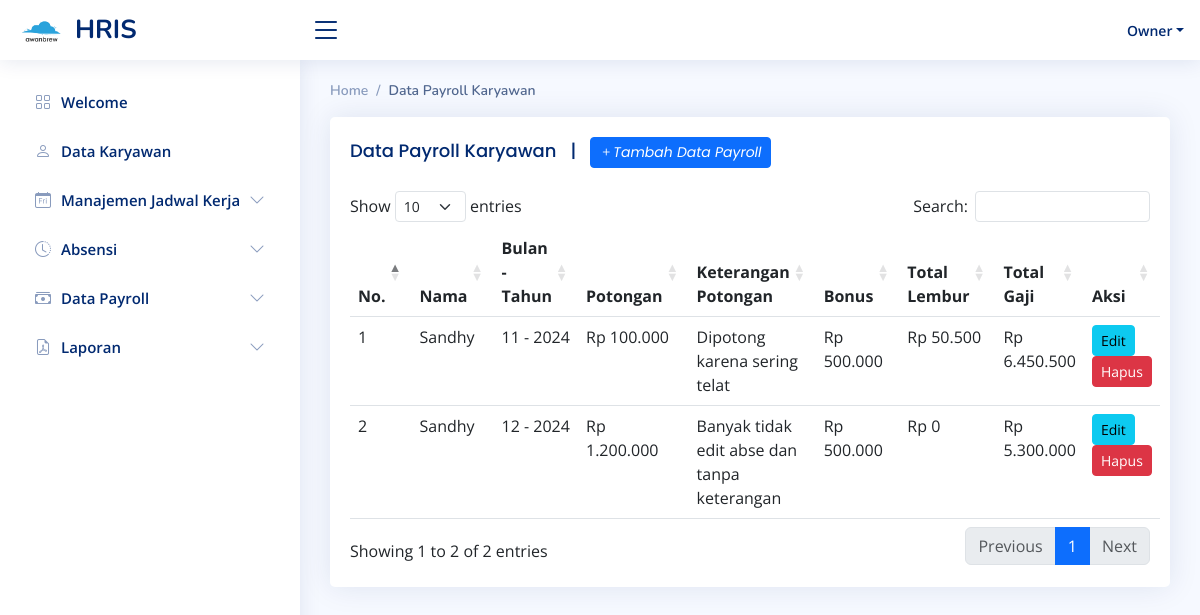
Screenshot of /?page=data_payroll (signed in) with the database file from the repository.
### tables this page shows
CREATE TABLE `tb_payroll` (
  `id` int(11) NOT NULL,
  `id_karyawan` varchar(255) NOT NULL,
  `bulan_payroll` varchar(255) NOT NULL,
  `tahun_payroll` varchar(255) NOT NULL,
  `potongan` varchar(255) NOT NULL,
  `keterangan_potongan` varchar(255) NOT NULL,
  `bonus` varchar(255) NOT NULL,
  `total_lembur` varchar(255) NOT NULL,
  `total` varchar(255) NOT NULL
);

CREATE TABLE `tb_user` (
  `id` int(11) NOT NULL,
  `name` varchar(255) NOT NULL,
  `password` varchar(255) NOT NULL,
  `role` varchar(255) DEFAULT NULL,
  `salary` varchar(255) DEFAULT NULL,
  `upah_lembur` varchar(255) DEFAULT NULL
);

### pages/data_payroll/data_payroll.php (the view, shortened to what this page needs)
<?php
include 'koneksi.php';
?>
<div class="pagetitle">
    <nav>
        <ol class="breadcrumb">
            <li class="breadcrumb-item">Home</li>
            <li class="breadcrumb-item active">Data Payroll Karyawan</li>
        </ol>
    </nav>
</div>
<section class="section">
    <div class="row">
        <div class="col-lg-12">
            <div class="card">
                <div class="card-body">
                    <h5 class="card-title">
                        Data Payroll Karyawan
                        <?php
                            if ($_SESSION['role'] == 'owner') {
                        ?>
                        &nbsp; | &nbsp;
                        <a href="index.php?page=tambah_data_payroll" class="btn btn-primary btn-sm"><i class="bi bi-plus">Tambah Data Payroll</i></a>
                        <?php
                            }
                        ?>
                    </h5>
                    <table class="table" id="datatable">
                        <thead>
                            <tr>
                                <th>No.</th>
                                <th>Nama</th>
                                <th>Bulan - Tahun</th>
                                <th>Potongan</th>
                                <th>Keterangan Potongan</th>
                                <th>Bonus</th>
                                <th>Total Lembur</th>
                                <th>Total Gaji</th>
                                <?php
                                    if ($_SESSION['role'] == 'owner') {
                                ?>
                                <th>Aksi</th>
                                <?php
                                    }
                                ?>
                            </tr>
                        </thead>
                        <tbody>
                            <?php
                            $no = 1;
                            $id_user =  $_SESSION['id'];
                            if ($_SESSION['role'] == 'owner') {
                                $sql = $conn->query(" SELECT tp.*, tu.name FROM tb_payroll tp LEFT JOIN tb_user tu ON tp.id_karyawan = tu.id  ");
                            }
                            else {
                                $sql = $conn->query(" SELECT tp.*, tu.name FROM tb_payroll tp LEFT JOIN tb_user tu ON tp.id_karyawan = tu.id WHERE tp.id_karyawan = '$id_user'  ");
                            }
                            while ($data = $sql->fetch_assoc()) {
                            ?>
                                <tr>
                                    <td><?php echo $no++; ?></td>
                                    <td><?php echo $data["name"] ?></td>
                                    <td><?php echo $data["bulan_payroll"] ." - " . $data["tahun_payroll"] ;  ?></td>
                                    <td><?php echo "Rp " . number_format($data["potongan"], 0, ',', '.'); ?></td>
                                    <td><?php echo $data["keterangan_potongan"]; ?></td>
                                    <td><?php echo "Rp " . number_format($data["bonus"], 0, ',', '.'); ?></td>
                                    <td><?php echo "Rp " . number_format($data["total_lembur"], 0, ',', '.'); ?></td>
                                    <td><?php echo "Rp " . number_format($data["total"], 0, ',', '.'); ?></td>
                                    <?php
                                        if ($_SESSION['role'] == 'owner') {
                                    ?>
                                     <td>
                                        <form action="index.php?page=ubah_data_payroll" method="POST" style="display:inline;">
                                            <button type="submit" class="btn btn-info btn-sm"><i class="fa fa-edit"></i> Edit</button>
                                        </form>
                                        <a onclick="return confirm('Ingin Menghapus data ?')" href="index.php?page=hapus_data_payroll&id_payroll=<?php echo $data['id'] ?>" class="btn btn-danger btn-sm"><i class="fa fa-trash"></i> Hapus</a>
                                    </td>
                                    <?php
                                        }
                                    ?>
                                </tr>
                            <?php } ?>
                        </tbody>
                    </table>
                </div>
            </div>
        </div>
    </div>
</section>

### assets/css/style.css (style rules this page uses)
:root { scroll-behavior: smooth; }
body { font-family: "Open Sans", sans-serif; background: #f6f9ff; color: #444444; }
a { color: #4154f1; text-decoration: none; }
h1, h2, h3, h4, h5, h6 { font-family: "Nunito", sans-serif; }
.pagetitle { margin-bottom: 10px; }
.card { margin-bottom: 30px; border: none; border-radius: 5px; box-shadow: 0px 0 30px rgba(1, 41, 112, 0.1); }
.card-title { padding: 20px 0 15px 0; font-size: 18px; font-weight: 500; color: #012970; font-family: "Poppins", sans-serif; }
.card-body { padding: 0 20px 20px 20px; }
.breadcrumb { font-size: 14px; font-family: "Nunito", sans-serif; color: #899bbd; font-weight: 600; }
.breadcrumb .breadcrumb-item::before { color: #899bbd; }
.breadcrumb .active { color: #51678f; font-weight: 600; }

### rows the page displays
tb_payroll: tb_user.name "Sandhy", bulan_payroll "11", tahun_payroll "2024", potongan "100.000", keterangan_potongan "Dipotong karena sering telat", bonus "500.000", total_lembur "50.500", total "6.450.500"
tb_payroll: tb_user.name "Sandhy", bulan_payroll "12", tahun_payroll "2024", potongan "1.200.000", keterangan_potongan "Banyak tidak edit abse dan tanpa keterangan", bonus "500.000", total_lembur "0", total "5.300.000"

### other values shown
$username "Owner"
